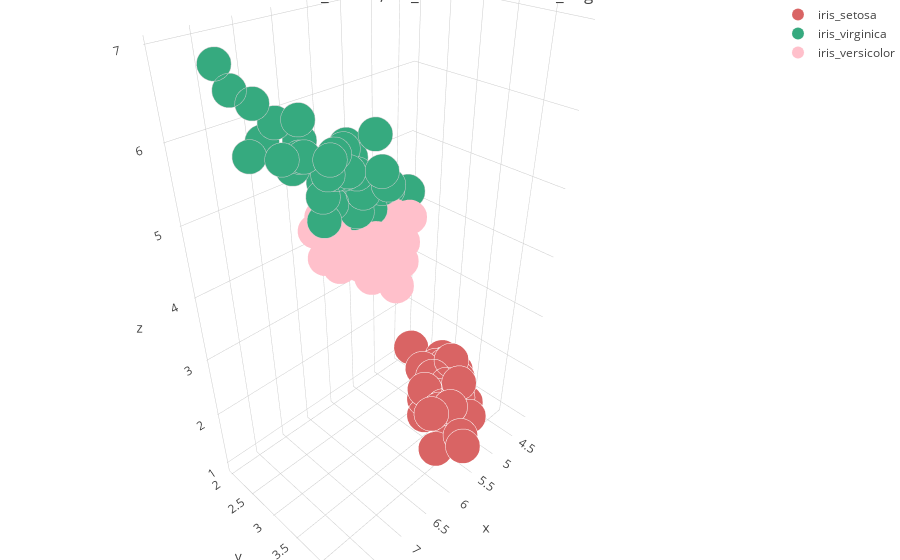

Source (notebook cell):
### Code cell
# data of iris setosa
iris_setosa = iris[iris.Species == "Iris-setosa"]
# # data of iris virginica
iris_virginica = iris[iris.Species == "Iris-virginica"]

# # data of iris virginica
iris_versicolor = iris[iris.Species == "Iris-versicolor"]

# trace1 =  iris setosa
trace1 = go.Scatter3d(
    x=iris_setosa.SepalLengthCm,
    y=iris_setosa.SepalWidthCm,
    z=iris_setosa.PetalLengthCm,
    mode='markers',
    name = "iris_setosa",
    marker=dict(
        color='rgb(217, 100, 100)',
        size=12,
        line=dict(
            color='rgb(255, 255, 255)',
            width=0.1
        )
    )
)
# trace2 =  iris virginica
trace2 = go.Scatter3d(
    x=iris_virginica.SepalLengthCm,
    y=iris_virginica.SepalWidthCm,
    z=iris_virginica.PetalLengthCm,
    mode='markers',
    name = "iris_virginica",
    marker=dict(
        color='rgb(54, 170, 127)',
        size=12,
        line=dict(
            color='rgb(204, 204, 204)',
            width=0.1
        )
    )
)
# trace3 =  iris versicolor
trace3 = go.Scatter3d(
    x=iris_versicolor.SepalLengthCm,
    y=iris_versicolor.SepalWidthCm,
    z=iris_versicolor.PetalLengthCm,
    mode='markers',
    name = "iris_versicolor",
    marker=dict(
        color='pink',
        size=12,
        line=dict(
            color='pink',
            width=0.1
        )
    )
)


data = [trace1, trace2, trace3]
layout = go.Layout(
    title = ' 3D iris_setosa, iris_versicolor and iris_virginica',
    margin=dict(
        l=0,
        r=0,
        b=0,
        t=0
    )
)
fig = go.Figure(data=data, layout=layout)
iplot(fig)

### Figure 1 — Plotly figure (JSON) as saved in the notebook; plotly's stock layout.template omitted (floating-point values rounded to 4 significant figures)
{"data": [{"marker": {"color": "rgb(217, 100, 100)", "line": {"color": "rgb(255, 255, 255)", "width": 0.1}, "size": 12}, "mode": "markers", "name": "iris_setosa", "type": "scatter3d", "uid": "3c43d26d-b3a1-488e-ade6-22ffa6d70da5", "x": [5.1, 4.9, 4.7, 4.6, 5, 5.4, 4.6, 5, 4.4, 4.9, 5.4, 4.8, 4.8, 4.3, 5.8, 5.7, 5.4, 5.1, 5.7, 5.1, 5.4, 5.1, 4.6, 5.1, 4.8, 5, 5, 5.2, 5.2, 4.7, 4.8, 5.4, 5.2, 5.5, 4.9, 5, 5.5, 4.9, 4.4, 5.1, 5, 4.5, 4.4, 5, 5.1, 4.8, 5.1, 4.6, 5.3, 5], "y": [3.5, 3, 3.2, 3.1, 3.6, 3.9, 3.4, 3.4, 2.9, 3.1, 3.7, 3.4, 3, 3, 4, 4.4, 3.9, 3.5, 3.8, 3.8, 3.4, 3.7, 3.6, 3.3, 3.4, 3, 3.4, 3.5, 3.4, 3.2, 3.1, 3.4, 4.1, 4.2, 3.1, 3.2, 3.5, 3.1, 3, 3.4, 3.5, 2.3, 3.2, 3.5, 3.8, 3, 3.8, 3.2, 3.7, 3.3], "z": [1.4, 1.4, 1.3, 1.5, 1.4, 1.7, 1.4, 1.5, 1.4, 1.5, 1.5, 1.6, 1.4, 1.1, 1.2, 1.5, 1.3, 1.4, 1.7, 1.5, 1.7, 1.5, 1, 1.7, 1.9, 1.6, 1.6, 1.5, 1.4, 1.6, 1.6, 1.5, 1.5, 1.4, 1.5, 1.2, 1.3, 1.5, 1.3, 1.5, 1.3, 1.3, 1.3, 1.6, 1.9, 1.4, 1.6, 1.4, 1.5, 1.4]}, {"marker": {"color": "rgb(54, 170, 127)", "line": {"color": "rgb(204, 204, 204)", "width": 0.1}, "size": 12}, "mode": "markers", "name": "iris_virginica", "type": "scatter3d", "uid": "695bb0cb-a010-4971-83be-7c6e7cb1accd", "x": [6.3, 5.8, 7.1, 6.3, 6.5, 7.6, 4.9, 7.3, 6.7, 7.2, 6.5, 6.4, 6.8, 5.7, 5.8, 6.4, 6.5, 7.7, 7.7, 6, 6.9, 5.6, 7.7, 6.3, 6.7, 7.2, 6.2, 6.1, 6.4, 7.2, 7.4, 7.9, 6.4, 6.3, 6.1, 7.7, 6.3, 6.4, 6, 6.9, 6.7, 6.9, 5.8, 6.8, 6.7, 6.7, 6.3, 6.5, 6.2, 5.9], "y": [3.3, 2.7, 3, 2.9, 3, 3, 2.5, 2.9, 2.5, 3.6, 3.2, 2.7, 3, 2.5, 2.8, 3.2, 3, 3.8, 2.6, 2.2, 3.2, 2.8, 2.8, 2.7, 3.3, 3.2, 2.8, 3, 2.8, 3, 2.8, 3.8, 2.8, 2.8, 2.6, 3, 3.4, 3.1, 3, 3.1, 3.1, 3.1, 2.7, 3.2, 3.3, 3, 2.5, 3, 3.4, 3], "z": [6, 5.1, 5.9, 5.6, 5.8, 6.6, 4.5, 6.3, 5.8, 6.1, 5.1, 5.3, 5.5, 5, 5.1, 5.3, 5.5, 6.7, 6.9, 5, 5.7, 4.9, 6.7, 4.9, 5.7, 6, 4.8, 4.9, 5.6, 5.8, 6.1, 6.4, 5.6, 5.1, 5.6, 6.1, 5.6, 5.5, 4.8, 5.4, 5.6, 5.1, 5.1, 5.9, 5.7, 5.2, 5, 5.2, 5.4, 5.1]}, {"marker": {"color": "pink", "line": {"color": "pink", "width": 0.1}, "size": 12}, "mode": "markers", "name": "iris_versicolor", "type": "scatter3d", "uid": "1d623486-7ae5-438d-a6c1-ba179e09efb6", "x": [7, 6.4, 6.9, 5.5, 6.5, 5.7, 6.3, 4.9, 6.6, 5.2, 5, 5.9, 6, 6.1, 5.6, 6.7, 5.6, 5.8, 6.2, 5.6, 5.9, 6.1, 6.3, 6.1, 6.4, 6.6, 6.8, 6.7, 6, 5.7, 5.5, 5.5, 5.8, 6, 5.4, 6, 6.7, 6.3, 5.6, 5.5, 5.5, 6.1, 5.8, 5, 5.6, 5.7, 5.7, 6.2, 5.1, 5.7], "y": [3.2, 3.2, 3.1, 2.3, 2.8, 2.8, 3.3, 2.4, 2.9, 2.7, 2, 3, 2.2, 2.9, 2.9, 3.1, 3, 2.7, 2.2, 2.5, 3.2, 2.8, 2.5, 2.8, 2.9, 3, 2.8, 3, 2.9, 2.6, 2.4, 2.4, 2.7, 2.7, 3, 3.4, 3.1, 2.3, 3, 2.5, 2.6, 3, 2.6, 2.3, 2.7, 3, 2.9, 2.9, 2.5, 2.8], "z": [4.7, 4.5, 4.9, 4, 4.6, 4.5, 4.7, 3.3, 4.6, 3.9, 3.5, 4.2, 4, 4.7, 3.6, 4.4, 4.5, 4.1, 4.5, 3.9, 4.8, 4, 4.9, 4.7, 4.3, 4.4, 4.8, 5, 4.5, 3.5, 3.8, 3.7, 3.9, 5.1, 4.5, 4.5, 4.7, 4.4, 4.1, 4, 4.4, 4.6, 4, 3.3, 4.2, 4.2, 4.2, 4.3, 3, 4.1]}], "layout": {"margin": {"b": 0, "l": 0, "r": 0, "t": 0}, "title": {"text": " 3D iris_setosa, iris_versicolor and iris_virginica"}}}
